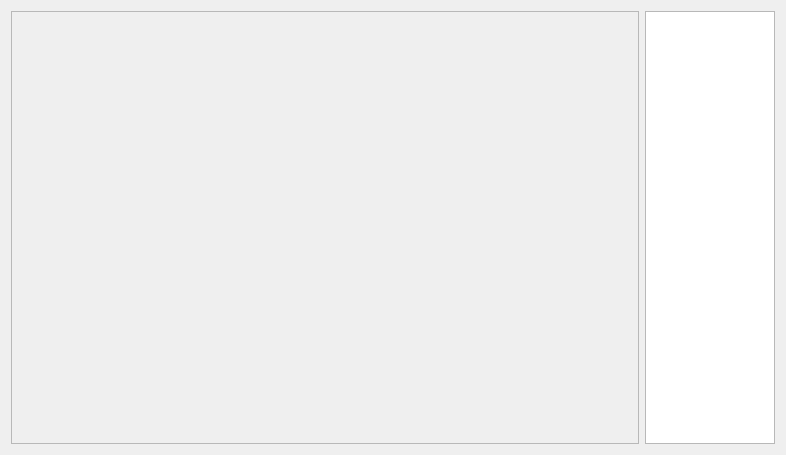
<?xml version="1.0" encoding="UTF-8"?>
<ui version="4.0">
 <class>WidgetTransGraph</class>
 <widget class="QWidget" name="WidgetTransGraph">
  <property name="geometry">
   <rect>
    <x>0</x>
    <y>0</y>
    <width>786</width>
    <height>455</height>
   </rect>
  </property>
  <property name="windowTitle">
   <string>Form</string>
  </property>
  <layout class="QVBoxLayout" name="verticalLayout_2">
   <item>
    <layout class="QHBoxLayout" name="horizontalLayout_2">
     <item>
      <widget class="QFrame" name="framePlot">
       <property name="minimumSize">
        <size>
         <width>300</width>
         <height>300</height>
        </size>
       </property>
       <property name="frameShape">
        <enum>QFrame::StyledPanel</enum>
       </property>
       <property name="frameShadow">
        <enum>QFrame::Raised</enum>
       </property>
       <layout class="QVBoxLayout" name="verticalLayoutPlot">
        <property name="leftMargin">
         <number>3</number>
        </property>
        <property name="topMargin">
         <number>3</number>
        </property>
        <property name="rightMargin">
         <number>3</number>
        </property>
        <property name="bottomMargin">
         <number>3</number>
        </property>
       </layout>
      </widget>
     </item>
     <item>
      <widget class="QTableWidget" name="tableWidget">
       <property name="minimumSize">
        <size>
         <width>0</width>
         <height>0</height>
        </size>
       </property>
       <property name="maximumSize">
        <size>
         <width>130</width>
         <height>16777215</height>
        </size>
       </property>
       <property name="cursor" stdset="0">
        <cursorShape>ArrowCursor</cursorShape>
       </property>
       <property name="autoScrollMargin">
        <number>0</number>
       </property>
       <property name="gridStyle">
        <enum>Qt::DashLine</enum>
       </property>
       <attribute name="horizontalHeaderVisible">
        <bool>false</bool>
       </attribute>
       <attribute name="horizontalHeaderCascadingSectionResizes">
        <bool>true</bool>
       </attribute>
       <attribute name="horizontalHeaderDefaultSectionSize">
        <number>40</number>
       </attribute>
       <attribute name="horizontalHeaderMinimumSectionSize">
        <number>0</number>
       </attribute>
       <attribute name="horizontalHeaderShowSortIndicator" stdset="0">
        <bool>false</bool>
       </attribute>
       <attribute name="horizontalHeaderStretchLastSection">
        <bool>true</bool>
       </attribute>
       <attribute name="verticalHeaderVisible">
        <bool>false</bool>
       </attribute>
       <column>
        <property name="text">
         <string/>
        </property>
       </column>
       <column>
        <property name="text">
         <string>Nuclide</string>
        </property>
       </column>
      </widget>
     </item>
    </layout>
   </item>
  </layout>
 </widget>
 <resources/>
 <connections/>
</ui>
